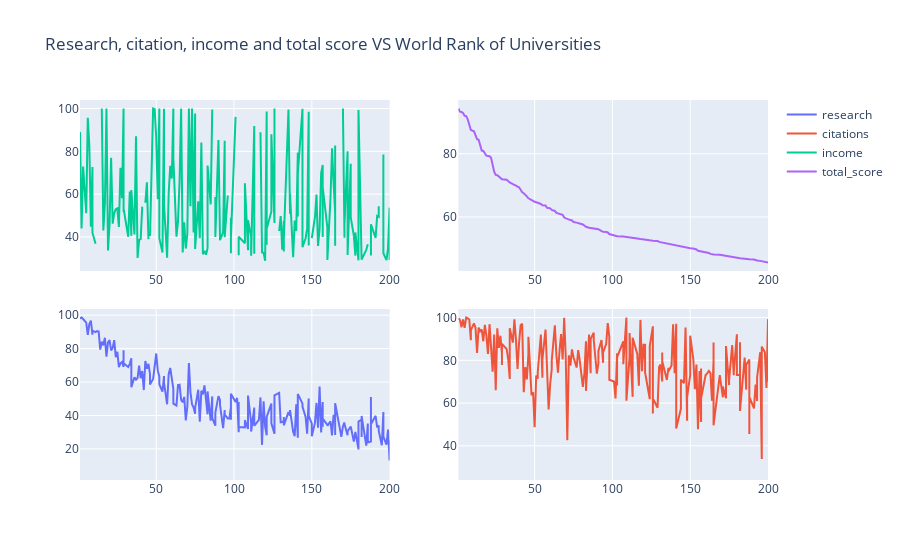

Notebook source saved alongside this figure:
### Code cell
trace1 = go.Scatter(
    x = dataframe.world_rank,
    y = dataframe.research,
    name = "research"
)
trace2 = go.Scatter(
    x = dataframe.world_rank,
    y = dataframe.citations,
    xaxis = 'x2',
    yaxis = 'y2',
    name = "citations"
)
trace3 = go.Scatter(
    x = dataframe.world_rank,
    y = dataframe.income,
    xaxis = 'x3',
    yaxis = 'y3',
    name = "income"
)
trace4 = go.Scatter(
    x = dataframe.world_rank,
    y = dataframe.total_score,
    xaxis = 'x4',
    yaxis = 'y4',
    name = "total_score"
)
data = [trace1, trace2, trace3, trace4]
layout = go.Layout(
    xaxis = dict(
        domain = [0, 0.45]
    ),
    yaxis = dict(
        domain = [0, 0.45]
    ),
    xaxis2 = dict(
        domain = [0.55, 1]
    ),
    xaxis3 = dict(
        domain = [0, 0.45],
        anchor = 'y3'
    ),
    xaxis4 = dict(
        domain = [0.55, 1],
        anchor = 'y4'
    ),
    yaxis2 = dict(
        domain = [0, 0.45],
        anchor = 'x2'
    ),
    yaxis3 = dict(
        domain = [0.55, 1]
    ),
    yaxis4 = dict(
        domain = [0.55, 1],
        anchor = 'x4'
    ),
    title = 'Research, citation, income and total score VS World Rank of Universities'
)
fig = go.Figure(data = data, layout = layout)
iplot(fig)

### Figure 1 — Plotly figure (JSON) as saved in the notebook; plotly's stock layout.template omitted (floating-point values rounded to 4 significant figures; data arrays with more than 128 entries replaced by an {"elided": "..."} marker saying what was removed)
{"data": [{"name": "research", "type": "scatter", "x": {"elided": "401 str values"}, "y": {"elided": "401 float values"}}, {"name": "citations", "type": "scatter", "x": {"elided": "401 str values"}, "xaxis": "x2", "y": {"elided": "401 float values"}, "yaxis": "y2"}, {"name": "income", "type": "scatter", "x": {"elided": "401 str values"}, "xaxis": "x3", "y": {"elided": "401 str values"}, "yaxis": "y3"}, {"name": "total_score", "type": "scatter", "x": {"elided": "401 str values"}, "xaxis": "x4", "y": {"elided": "401 str values"}, "yaxis": "y4"}], "layout": {"title": {"text": "Research, citation, income and total score VS World Rank of Universities"}, "xaxis": {"domain": [0, 0.45]}, "xaxis2": {"domain": [0.55, 1]}, "xaxis3": {"anchor": "y3", "domain": [0, 0.45]}, "xaxis4": {"anchor": "y4", "domain": [0.55, 1]}, "yaxis": {"domain": [0, 0.45]}, "yaxis2": {"anchor": "x2", "domain": [0, 0.45]}, "yaxis3": {"domain": [0.55, 1]}, "yaxis4": {"anchor": "x4", "domain": [0.55, 1]}}}
